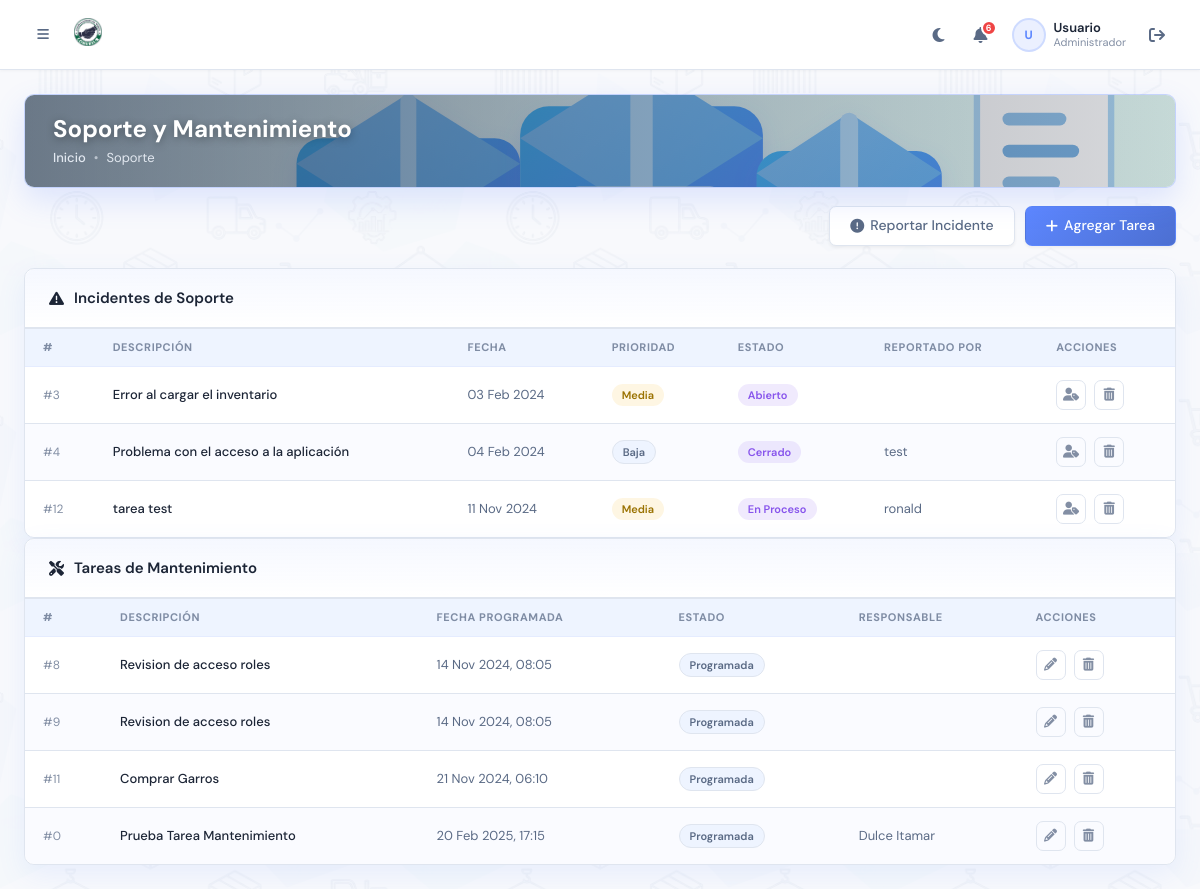
The page /soporte_mantenimiento.php (signed in) on the database its author committed.
### tables this page shows
CREATE TABLE `incidentes_soporte` (
  `id_incidente` int(11) NOT NULL,
  `descripcion_incidente` text DEFAULT NULL,
  `fecha_reporte` datetime DEFAULT NULL,
  `prioridad` enum('Alta','Media','Baja') DEFAULT NULL,
  `estado_incidente` enum('Abierto','En Proceso','Cerrado') DEFAULT NULL,
  `usuario_reporta` int(11) DEFAULT NULL,
  `usuario_responsable` int(11) DEFAULT NULL
);

CREATE TABLE `Usuarios` (
  `id_usuario` int(11) NOT NULL,
  `nombre` varchar(100) DEFAULT NULL,
  `correo_electronico` varchar(100) DEFAULT NULL,
  `contrasena` varchar(255) DEFAULT NULL,
  `rol` enum('Administrador','Usuario','Empleado') DEFAULT NULL,
  `estado` enum('Activo','Inactivo') DEFAULT NULL,
  `telefono` varchar(20) DEFAULT NULL,
  `fecha_creacion` datetime DEFAULT NULL,
  `direccion` varchar(255) DEFAULT NULL
);

CREATE TABLE `tareas_mantenimiento` (
  `id_tarea` int(11) NOT NULL,
  `descripcion_tarea` text DEFAULT NULL,
  `fecha_programada` datetime DEFAULT NULL,
  `estado_tarea` enum('Programada','Completada','Fallida') DEFAULT NULL,
  `usuario_responsable` int(11) DEFAULT NULL
);

### utils/system_settings.php (called while the page is built, shortened)
<?php
function getSystemSettingsDefaults(): array
{
    return [
        'umbral_stock_bajo'            => 5,
        'permitir_inventario_negativo' => 0,
        'categorizacion_automatica'    => 0,
        'logo_path'                    => null,
        'banner_imagen'                => null,
        'banner_overlay_color'         => '#0f172a',
        'banner_overlay_opacidad'      => 0.56,
        'banner_texto_primario'        => '#ffffff',
        'banner_texto_secundario'      => '#e2e8f0',
        'color_acento'                 => '#5d87ff',
        'nombre_instancia'             => 'Master Inventario',
        'moneda_codigo'                => 'MXN',
        'posicion_moneda'              => 'antes',
        'formato_fecha'                => 'd/m/Y',
        'formato_hora'                 => 'H:i',
        'zona_horaria'                 => 'America/Mexico_City',
        'densidad_tablas'              => 'comoda',
        'modo_oscuro_permanente'       => 0,
        'logs_actividad'               => 1,
        'tamano_fuente'                => 'mediano',
        'bg_imagen'                    => null,
        'bg_opacidad'                  => 0.22,
    ];
}
function getSystemSettings(): array
{
    if (isset($GLOBALS['SYSTEM_SETTINGS']) && is_array($GLOBALS['SYSTEM_SETTINGS'])) {
        return $GLOBALS['SYSTEM_SETTINGS'];
    }
    return getSystemSettingsDefaults();
}
function systemSetting(string $key, mixed $default = null): mixed
{
    $settings = getSystemSettings();
    return $settings[$key] ?? $default;
}
function appResolveBannerPath(): string
{
    $default = 'assets/images/breadcrumb/inventario_productos_banner.svg';
    $custom = (string)systemSetting('banner_imagen', '');
    return $default;
}

### soporte_mantenimiento.php (the view, shortened to what this page needs)
<?php
require_once 'config.php';
$user_role = $_SESSION['user_role'] ?? null;
$user_id   = $_SESSION['user_id']   ?? null;
$can_manage_tasks     = ($user_role == 'Empleado' || $user_role == 'Administrador');
$can_assign_tasks     = ($user_role == 'Administrador');
$currentBanner = appResolveBannerPath();
$currentBannerVersion = file_exists(__DIR__ . '/' . ltrim($currentBanner, '/'))
    ? (string)filemtime(__DIR__ . '/' . ltrim($currentBanner, '/'))
    : (string)time();
$incident_query = "SELECT I.id_incidente, I.descripcion_incidente, I.fecha_reporte, I.prioridad, I.estado_incidente, U.nombre AS usuario_reporta FROM incidentes_soporte I JOIN Usuarios U ON I.usuario_reporta = U.id_usuario";
$incident_query .= $user_role == 'Usuario' ? " WHERE I.usuario_reporta = $user_id" : "";
$incident_result = $conn->query($incident_query);
$task_query  = "SELECT T.id_tarea, T.descripcion_tarea, T.fecha_programada, T.estado_tarea, U.nombre AS usuario_responsable FROM tareas_mantenimiento T JOIN Usuarios U ON T.usuario_responsable = U.id_usuario";
$task_result = $conn->query($task_query);
include('layout/sidebar.php');
?>
<div class="page-banner">
    <div class="page-banner-content">
        <h1>Soporte y Mantenimiento</h1>
        <div class="page-banner-breadcrumb">
            <a href="dashboard.php">Inicio</a>
            <span class="sep">•</span>
            <span>Soporte</span>
        </div>
    </div>
    <img src="<?= htmlspecialchars($currentBanner, ENT_QUOTES, 'UTF-8') ?>?v=<?= htmlspecialchars($currentBannerVersion, ENT_QUOTES, 'UTF-8') ?>" alt="Banner de soporte y mantenimiento" class="page-banner-img">
</div>
<div class="module-actions-row">
    <?php if ($can_manage_tasks): ?>
    <button class="btn-secondary-master" onclick="openModal('reportIncidentModal')">
        <i class="fas fa-exclamation-circle"></i> Reportar Incidente
    </button>
    <?php endif; ?>
    <?php if ($user_role == 'Administrador'): ?>
    <button class="btn-primary-master" onclick="openModal('addTaskModal')">
        <i class="fas fa-plus"></i> Agregar Tarea
    </button>
    <?php endif; ?>
</div>
<div class="card-master">
    <div class="card-header-master">
        <h3><i class="fas fa-exclamation-triangle icon-warn"></i>Incidentes de Soporte</h3>
    </div>
    <?php if ($incident_result && $incident_result->num_rows > 0): ?>
    <div class="table-wrap">
        <table class="data-table">
            <thead>
                <tr>
                    <th>#</th>
                    <th>Descripción</th>
                    <th>Fecha</th>
                    <th>Prioridad</th>
                    <th>Estado</th>
                    <th>Reportado por</th>
                    <?php if ($can_manage_tasks): ?><th>Acciones</th><?php endif; ?>
                </tr>
            </thead>
            <tbody>
                <?php while ($row = $incident_result->fetch_assoc()): ?>
                <tr>
                    <td class="td-muted">#<?= $row['id_incidente'] ?></td>
                    <td class="td-primary"><?= htmlspecialchars($row['descripcion_incidente']) ?></td>
                    <td><?= htmlspecialchars(date('d M Y', strtotime($row['fecha_reporte']))) ?></td>
                    <td>
                        <span class="badge-pill <?= $row['prioridad'] === 'Alta' ? 'badge-danger' : ($row['prioridad'] === 'Media' ? 'badge-warning' : 'badge-neutral') ?>">
                            <?= htmlspecialchars($row['prioridad']) ?>
                        </span>
                    </td>
                    <td>
                        <span class="badge-pill <?= $row['estado_incidente'] === 'Resuelto' ? 'badge-success' : 'badge-info' ?>">
                            <?= htmlspecialchars($row['estado_incidente']) ?>
                        </span>
                    </td>
                    <td><?= htmlspecialchars($row['usuario_reporta']) ?></td>
                    <?php if ($can_manage_tasks): ?>
                    <td>
                        <div class="td-actions">
                            <?php if ($can_assign_tasks): ?>
                            <button class="btn-icon" title="Asignar" onclick="openAssignModal(<?= $row['id_incidente'] ?>)">
                                <i class="fas fa-user-tag"></i>
                            </button>
                            <a href="soporte_mantenimiento.php?delete_incident=<?= $row['id_incidente'] ?>" class="btn-icon danger" title="Eliminar" onclick="return confirm('¿Eliminar este incidente?');">
                                <i class="fas fa-trash-alt"></i>
                            </a>
                            <?php endif; ?>
                        </div>
                    </td>
                    <?php endif; ?>
                </tr>
                <?php endwhile; ?>
            </tbody>
        </table>
    </div>
    <?php endif; ?>
</div>
<div class="card-master">
    <div class="card-header-master">
        <h3><i class="fas fa-tools icon-cyan"></i>Tareas de Mantenimiento</h3>
    </div>
    <?php if ($task_result && $task_result->num_rows > 0): ?>
    <div class="table-wrap">
        <table class="data-table">
            <thead>
                <tr>
                    <th>#</th>
                    <th>Descripción</th>
                    <th>Fecha Programada</th>
                    <th>Estado</th>
                    <th>Responsable</th>
                    <?php if ($can_manage_tasks): ?><th>Acciones</th><?php endif; ?>
                </tr>
            </thead>
            <tbody>
                <?php while ($row = $task_result->fetch_assoc()): ?>
                <tr>
                    <td class="td-muted">#<?= $row['id_tarea'] ?></td>
                    <td class="td-primary"><?= htmlspecialchars($row['descripcion_tarea']) ?></td>
                    <td><?= htmlspecialchars(date('d M Y, H:i', strtotime($row['fecha_programada']))) ?></td>
                    <td>
                        <span class="badge-pill <?= $row['estado_tarea'] === 'Completada' ? 'badge-success' : ($row['estado_tarea'] === 'En Proceso' ? 'badge-info' : 'badge-neutral') ?>">
                            <?= htmlspecialchars($row['estado_tarea']) ?>
                        </span>
                    </td>
                    <td><?= htmlspecialchars($row['usuario_responsable']) ?></td>
                    <?php if ($can_manage_tasks): ?>
                    <td>
                        <div class="td-actions">
                            <?php if ($can_assign_tasks): ?>
                            <button class="btn-icon" title="Editar" onclick="openEditTaskModal(<?= $row['id_tarea'] ?>, '<?= htmlspecialchars($row['descripcion_tarea'], ENT_QUOTES) ?>', '<?= $row['fecha_programada'] ?>', '<?= $row['usuario_responsable'] ?>')">
                                <i class="fas fa-pencil-alt"></i>
                            </button>
                            <a href="soporte_mantenimiento.php?delete_task=<?= $row['id_tarea'] ?>" class="btn-icon danger" title="Eliminar" onclick="return confirm('¿Eliminar esta tarea?');">
                                <i class="fas fa-trash-alt"></i>
                            </a>
                            <?php endif; ?>
                        </div>
                    </td>
                    <?php endif; ?>
                </tr>
                <?php endwhile; ?>
            </tbody>
        </table>
    </div>
    <?php endif; ?>
</div>
<?php include('layout/footer_main.php'); ?>

### styles/template-theme.css (style rules this page uses)
:root { --primary: #5d87ff; --secondary: #49beff; --success: #13deb9; --warning: #f6b51e; --error: #ef4444; --info: #8754ec; --dark: #1c2536; --white: #ffffff; --bodytext: rgba(90, 106, 133, 0.75); --lightprimary: rgba(93, 135, 255, 0.12); --lightsecondary: rgba(73, 190, 255, 0.12); --lightsuccess: rgba(19, 222, 185, 0.12); --lightwarning: rgba(246, 181, 30, 0.12); --lighterror: rgba(239, 68, 68, 0.12); --lightinfo: rgba(135, 84, 236, 0.12); --primaryemphasis: color-mix(in srgb, #5d87ff 80%, #000); --secondaryemphasis: color-mix(in srgb, #49beff 80%, #000); --successemphasis: color-mix(in srgb, #13deb9 80%, #000); --warningemphasis: color-mix(in srgb, #f6b51e 80%, #000); --erroremphasis: color-mix(in srgb, #ef4444 80%, #000); --infoemphasis: color-mix(in srgb, #8754ec 80%, #000); --sidebar-width: 270px; --header-height: 70px; --bg-body: #f6f8fb; --bg-sidebar: #ffffff; --bg-card: #ffffff; --text-heading: #1c2536; --text-body: #5a6a85; --text-muted: rgba(90, 106, 133, 0.75); --text-primary: #1c2536; --text-secondary: #5a6a85; --accent-cyan: #49beff; --accent-pink: #f06292; --accent-violet: #8754ec; --bg-card-alt: #f8faff; --bg-soft: #eef4ff; --bg-soft-2: #edf9ff; --border-color: #dfe5ef; --shadow-sm: 0 0.125rem 0.25rem rgba(0, 0, 0, 0.055); --shadow-md: 0 1px 4px rgba(133, 146, 173, 0.2); --shadow-card: 0 2px 20px rgba(93, 135, 255, 0.06); --card-glow: 0 10px 28px rgba(93, 135, 255, 0.10); --shadow-lg: 0 10px 40px rgba(0, 0, 0, 0.12); --radius-sm: 4px; --radius-md: 7px; --radius-lg: 10px; --radius-xl: 14px; --space-1: 8px; --space-2: 16px; --space-3: 24px; --space-4: 32px; --transition-speed: 0.2s; --transition-ease: ease-in-out; }
*, *::before, *::after { box-sizing: border-box; margin: 0; padding: 0; }
html, body { height: 100%; font-family: 'DM Sans', 'Inter', -apple-system, BlinkMacSystemFont, sans-serif; background: var(--bg-body); color: var(--text-body); overflow-x: hidden; font-size: 14px; line-height: 1.5; }
body::before { content: ''; position: fixed; inset: 0; background-image: url('../assets/images/bg/pattern-bg.png'); background-repeat: repeat; background-size: 900px auto; background-position: top center; opacity: 0.22; pointer-events: none; z-index: 0; transition: opacity 0.4s ease, filter 0.4s ease; }
a { text-decoration: none; color: inherit; }
img { max-width: 100%; }
button { cursor: pointer; font-family: inherit; }
.card-master { background: var(--bg-card); border-radius: var(--radius-lg); border: 1px solid var(--border-color); box-shadow: var(--card-glow); overflow: hidden; transition: transform var(--transition-speed) var(--transition-ease), box-shadow var(--transition-speed) var(--transition-ease); }
.data-table { width: 100%; border-collapse: collapse; font-size: 13px; }
.data-table thead th { text-align: left; padding: 10px 14px; font-size: 11px; font-weight: 700; text-transform: uppercase; letter-spacing: 0.6px; color: var(--text-muted); border-bottom: 1px solid var(--border-color); background: transparent; white-space: nowrap; }
.data-table tbody td { padding: 13px 14px; border-bottom: 1px solid var(--border-color); color: var(--text-body); vertical-align: middle; }
.data-table tbody tr { transition: background 0.12s; }
.data-table tbody tr:last-child td { border-bottom: none; }
.badge-pill { display: inline-flex; align-items: center; padding: 3px 10px; border-radius: 20px; font-size: 11px; font-weight: 600; background: var(--lightsuccess); color: #0a8f78; }
.badge-pill.badge-warning { background: var(--lightwarning); color: #9a7200; }
.badge-pill.badge-info { background: var(--lightinfo); color: var(--info); }
*, *::before, *::after { transition-property: background-color, border-color, color; transition-duration: var(--transition-speed); transition-timing-function: var(--transition-ease); }

### rows shown on the page
incidentes_soporte: id_incidente "3", descripcion_incidente "Error al cargar el inventario", fecha_reporte "03 Feb 2024", prioridad "Media", estado_incidente "Abierto"
incidentes_soporte: id_incidente "4", descripcion_incidente "Problema con el acceso a la aplicación", fecha_reporte "04 Feb 2024", prioridad "Baja", estado_incidente "Cerrado", usuarios.nombre "test"
incidentes_soporte: id_incidente "12", descripcion_incidente "tarea test", fecha_reporte "11 Nov 2024", prioridad "Media", estado_incidente "En Proceso", usuarios.nombre "ronald"
tareas_mantenimiento: id_tarea "8", descripcion_tarea "Revision de acceso roles", fecha_programada "14 Nov 2024, 08:05", estado_tarea "Programada"
tareas_mantenimiento: id_tarea "9", descripcion_tarea "Revision de acceso roles", fecha_programada "14 Nov 2024, 08:05", estado_tarea "Programada"
tareas_mantenimiento: id_tarea "11", descripcion_tarea "Comprar Garros", fecha_programada "21 Nov 2024, 06:10", estado_tarea "Programada"
tareas_mantenimiento: id_tarea "0", descripcion_tarea "Prueba Tarea Mantenimiento", fecha_programada "20 Feb 2025, 17:15", estado_tarea "Programada", usuarios.nombre "Dulce Itamar"

### other values the page prints
$alertas_nav "6"
mb_substr($user_nombre, 0, 1) "U"
$user_nombre "Usuario"
$user_role "Administrador"
